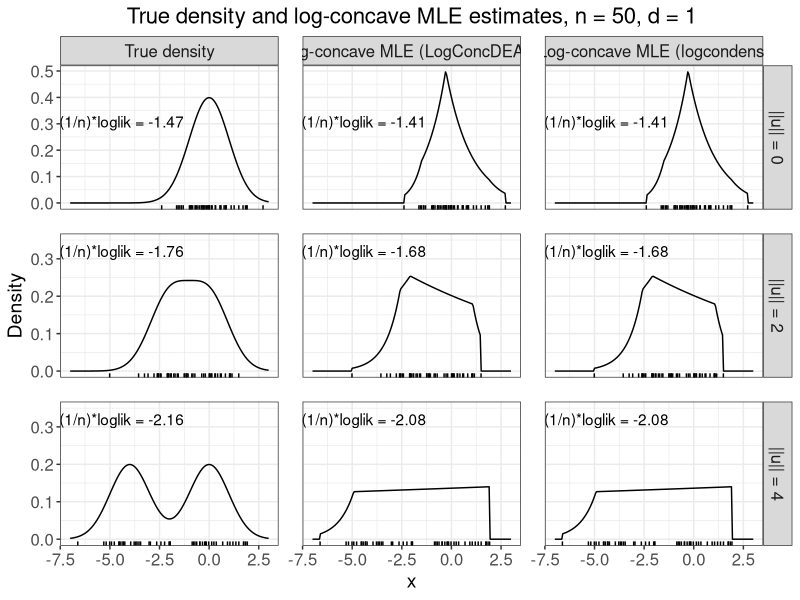

Here is the R script that generated this plot:
# Create Figure 6 in appendix.
# Plot log-concave MLE densities for normal mixtures at n = 50 and d = 1.

suppressMessages(library(data.table))
suppressMessages(library(tidyverse))

# Create theme
paper_theme <- theme_bw() +
  theme(plot.title = element_text(hjust = 0.5, size = 16),
        plot.subtitle = element_text(hjust = 0.5, size = 14),
        legend.title = element_text(size = 14),
        axis.title = element_text(size = 14),
        legend.text = element_text(size = 12),
        axis.text = element_text(size = 12),
        strip.text = element_text(size = 12),
        panel.spacing = unit(1.2, "lines"))

# Read in data
density_points <- fread("sim_data/fig06_points.csv")

density_values <- fread("sim_data/fig06_densities.csv")

# Check parameters
stopifnot(unique(density_values$d) == 1,
          unique(density_values$n_obs) == 50)

# Extract (1/n)*loglik values
loglik_df <- density_values %>% 
  group_by(mu_norm) %>% 
  slice(1) %>% 
  pivot_longer(cols = c("mean_loglik_true_dens", "mean_loglik_LogConcDEAD",
                        "mean_loglik_logcondens")) %>% 
  mutate(name = factor(name, 
                       levels = c("mean_loglik_true_dens", 
                                  "mean_loglik_LogConcDEAD",
                                  "mean_loglik_logcondens"),
                       labels = c("True density", 
                                  "Log-concave MLE (LogConcDEAD)",
                                  "Log-concave MLE (logcondens)")),
         mu_norm = factor(mu_norm, levels = c(0, 2, 4),
                          labels = c("||u|| = 0", "||u|| = 2", "||u|| = 4")))

# Plot densities
logconc_densities_n50_d1 <- density_values %>% 
  pivot_longer(cols = c("true_density", "LogConcDEAD_density",
                        "logcondens_density")) %>% 
  mutate(name = factor(name, levels = c("true_density", "LogConcDEAD_density",
                                        "logcondens_density"),
                       labels = c("True density", 
                                  "Log-concave MLE (LogConcDEAD)",
                                  "Log-concave MLE (logcondens)")),
         mu_norm = factor(mu_norm, levels = c(0, 2, 4),
                          labels = c("||u|| = 0", "||u|| = 2", "||u|| = 4"))) %>% 
  ggplot(aes(x = x, y = value)) + 
  geom_line() +
  facet_grid(mu_norm ~ name, scales = "free") +
  geom_rug(aes(x = x), sides = "b", inherit.aes = F, 
           data = density_points) +
  geom_text(aes(x = -4.5, y = 0.35, 
                label = paste("\n", "(1/n)*loglik =", round(value, 2))), 
            data = loglik_df %>% filter(d == 1, n_obs == 50)) +
  paper_theme +
  labs(y = "Density",
       title = "True density and log-concave MLE estimates, n = 50, d = 1")

#####################
##### Save plot #####
#####################

ggsave(plot = logconc_densities_n50_d1,
       filename = "sim_plots/figure_06.pdf",
       width = 9.7, height = 5)
